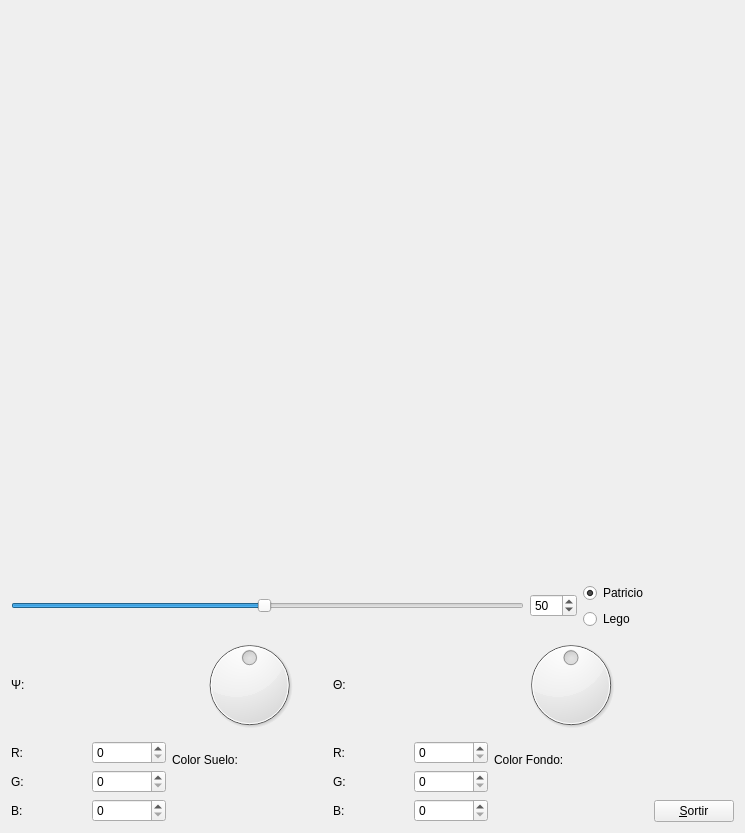
<?xml version="1.0" encoding="UTF-8"?>
<ui version="4.0">
 <class>MyForm</class>
 <widget class="QWidget" name="MyForm">
  <property name="geometry">
   <rect>
    <x>0</x>
    <y>0</y>
    <width>745</width>
    <height>833</height>
   </rect>
  </property>
  <property name="windowTitle">
   <string>IDI-Lab</string>
  </property>
  <layout class="QGridLayout" name="gridLayout">
   <item row="0" column="0">
    <layout class="QHBoxLayout" name="horizontalLayout_17">
     <item>
      <layout class="QVBoxLayout" name="verticalLayout_9">
       <item>
        <layout class="QVBoxLayout" name="verticalLayout_4">
         <item>
          <widget class="MyGLWidget" name="widget" native="true">
           <property name="sizePolicy">
            <sizepolicy hsizetype="Expanding" vsizetype="Expanding">
             <horstretch>0</horstretch>
             <verstretch>0</verstretch>
            </sizepolicy>
           </property>
           <property name="minimumSize">
            <size>
             <width>50</width>
             <height>50</height>
            </size>
           </property>
          </widget>
         </item>
         <item>
          <layout class="QVBoxLayout" name="verticalLayout_2">
           <item>
            <layout class="QHBoxLayout" name="horizontalLayout_4">
             <item>
              <layout class="QHBoxLayout" name="horizontalLayout_3">
               <item>
                <widget class="QSlider" name="horizontalSlider">
                 <property name="minimum">
                  <number>1</number>
                 </property>
                 <property name="maximum">
                  <number>100</number>
                 </property>
                 <property name="value">
                  <number>50</number>
                 </property>
                 <property name="orientation">
                  <enum>Qt::Horizontal</enum>
                 </property>
                </widget>
               </item>
               <item>
                <widget class="QSpinBox" name="spinBox">
                 <property name="minimum">
                  <number>1</number>
                 </property>
                 <property name="maximum">
                  <number>100</number>
                 </property>
                 <property name="singleStep">
                  <number>5</number>
                 </property>
                 <property name="value">
                  <number>50</number>
                 </property>
                </widget>
               </item>
              </layout>
             </item>
             <item>
              <layout class="QVBoxLayout" name="verticalLayout">
               <item>
                <widget class="QRadioButton" name="radioButton">
                 <property name="text">
                  <string>Patricio</string>
                 </property>
                 <property name="checked">
                  <bool>true</bool>
                 </property>
                 <attribute name="buttonGroup">
                  <string notr="true">buttonGroup</string>
                 </attribute>
                </widget>
               </item>
               <item>
                <widget class="QRadioButton" name="radioButton_2">
                 <property name="text">
                  <string>Lego</string>
                 </property>
                 <attribute name="buttonGroup">
                  <string notr="true">buttonGroup</string>
                 </attribute>
                </widget>
               </item>
              </layout>
             </item>
            </layout>
           </item>
           <item>
            <layout class="QHBoxLayout" name="horizontalLayout_5">
             <item>
              <layout class="QHBoxLayout" name="horizontalLayout_2">
               <item>
                <widget class="QLabel" name="label">
                 <property name="text">
                  <string>Ψ:</string>
                 </property>
                </widget>
               </item>
               <item>
                <widget class="QDial" name="dial">
                 <property name="minimum">
                  <number>-50</number>
                 </property>
                 <property name="maximum">
                  <number>50</number>
                 </property>
                 <property name="value">
                  <number>0</number>
                 </property>
                </widget>
               </item>
              </layout>
             </item>
             <item>
              <layout class="QHBoxLayout" name="horizontalLayout">
               <item>
                <widget class="QLabel" name="label_2">
                 <property name="text">
                  <string>Θ:</string>
                 </property>
                </widget>
               </item>
               <item>
                <widget class="QDial" name="dial_2">
                 <property name="minimum">
                  <number>-50</number>
                 </property>
                 <property name="maximum">
                  <number>50</number>
                 </property>
                 <property name="value">
                  <number>0</number>
                 </property>
                </widget>
               </item>
              </layout>
             </item>
            </layout>
           </item>
          </layout>
         </item>
        </layout>
       </item>
       <item>
        <layout class="QHBoxLayout" name="horizontalLayout_16">
         <item>
          <layout class="QHBoxLayout" name="horizontalLayout_9">
           <item>
            <layout class="QVBoxLayout" name="verticalLayout_6">
             <item>
              <layout class="QHBoxLayout" name="horizontalLayout_6">
               <item>
                <widget class="QLabel" name="label_3">
                 <property name="text">
                  <string>R:</string>
                 </property>
                </widget>
               </item>
               <item>
                <widget class="QSpinBox" name="spinBox_3">
                 <property name="maximum">
                  <number>255</number>
                 </property>
                 <property name="singleStep">
                  <number>10</number>
                 </property>
                </widget>
               </item>
              </layout>
             </item>
             <item>
              <layout class="QHBoxLayout" name="horizontalLayout_7">
               <item>
                <widget class="QLabel" name="label_4">
                 <property name="text">
                  <string>G:</string>
                 </property>
                </widget>
               </item>
               <item>
                <widget class="QSpinBox" name="spinBox_4">
                 <property name="maximum">
                  <number>255</number>
                 </property>
                 <property name="singleStep">
                  <number>10</number>
                 </property>
                </widget>
               </item>
              </layout>
             </item>
             <item>
              <layout class="QHBoxLayout" name="horizontalLayout_8">
               <item>
                <widget class="QLabel" name="label_5">
                 <property name="text">
                  <string>B:</string>
                 </property>
                </widget>
               </item>
               <item>
                <widget class="QSpinBox" name="spinBox_2">
                 <property name="maximum">
                  <number>255</number>
                 </property>
                 <property name="singleStep">
                  <number>10</number>
                 </property>
                </widget>
               </item>
              </layout>
             </item>
            </layout>
           </item>
           <item>
            <layout class="QVBoxLayout" name="verticalLayout_5">
             <item>
              <widget class="QLabel" name="label_6">
               <property name="text">
                <string>Color Suelo:</string>
               </property>
              </widget>
             </item>
             <item>
              <widget class="MyLabel" name="label_7">
               <property name="text">
                <string/>
               </property>
              </widget>
             </item>
            </layout>
           </item>
          </layout>
         </item>
         <item>
          <layout class="QHBoxLayout" name="horizontalLayout_12">
           <item>
            <layout class="QVBoxLayout" name="verticalLayout_7">
             <item>
              <layout class="QHBoxLayout" name="horizontalLayout_13">
               <item>
                <widget class="QLabel" name="label_13">
                 <property name="text">
                  <string>R:</string>
                 </property>
                </widget>
               </item>
               <item>
                <widget class="QSpinBox" name="spinBox_8">
                 <property name="maximum">
                  <number>255</number>
                 </property>
                 <property name="singleStep">
                  <number>10</number>
                 </property>
                </widget>
               </item>
              </layout>
             </item>
             <item>
              <layout class="QHBoxLayout" name="horizontalLayout_14">
               <item>
                <widget class="QLabel" name="label_14">
                 <property name="text">
                  <string>G:</string>
                 </property>
                </widget>
               </item>
               <item>
                <widget class="QSpinBox" name="spinBox_9">
                 <property name="maximum">
                  <number>255</number>
                 </property>
                 <property name="singleStep">
                  <number>10</number>
                 </property>
                </widget>
               </item>
              </layout>
             </item>
             <item>
              <layout class="QHBoxLayout" name="horizontalLayout_15">
               <item>
                <widget class="QLabel" name="label_15">
                 <property name="text">
                  <string>B:</string>
                 </property>
                </widget>
               </item>
               <item>
                <widget class="QSpinBox" name="spinBox_10">
                 <property name="maximum">
                  <number>255</number>
                 </property>
                 <property name="singleStep">
                  <number>10</number>
                 </property>
                </widget>
               </item>
              </layout>
             </item>
            </layout>
           </item>
           <item>
            <layout class="QVBoxLayout" name="verticalLayout_8">
             <item>
              <widget class="QLabel" name="label_16">
               <property name="text">
                <string>Color Fondo:</string>
               </property>
              </widget>
             </item>
             <item>
              <widget class="MyLabel" name="label_17">
               <property name="text">
                <string/>
               </property>
              </widget>
             </item>
            </layout>
           </item>
          </layout>
         </item>
        </layout>
       </item>
      </layout>
     </item>
     <item>
      <layout class="QVBoxLayout" name="verticalLayout_3">
       <item>
        <spacer name="verticalSpacer">
         <property name="orientation">
          <enum>Qt::Vertical</enum>
         </property>
         <property name="sizeHint" stdset="0">
          <size>
           <width>20</width>
           <height>40</height>
          </size>
         </property>
        </spacer>
       </item>
       <item>
        <widget class="QPushButton" name="pushButton">
         <property name="sizePolicy">
          <sizepolicy hsizetype="Fixed" vsizetype="Fixed">
           <horstretch>0</horstretch>
           <verstretch>0</verstretch>
          </sizepolicy>
         </property>
         <property name="text">
          <string>&amp;Sortir</string>
         </property>
        </widget>
       </item>
      </layout>
     </item>
    </layout>
   </item>
  </layout>
 </widget>
 <customwidgets>
  <customwidget>
   <class>MyGLWidget</class>
   <extends>QWidget</extends>
   <header>MyGLWidget.h</header>
   <container>1</container>
   <slots>
    <signal>zoomChanged(int)</signal>
    <signal>psiChanged(int)</signal>
    <signal>thetaChanged(int)</signal>
    <signal>setLabelFloorColor(int,int,int)</signal>
    <signal>setLabelBGColor(int,int,int)</signal>
    <slot>changeZoom(int)</slot>
    <slot>canviaModel(bool)</slot>
    <slot>changePsi(int)</slot>
    <slot>changeTheta(int)</slot>
    <slot>setFloorColor(int,int,int)</slot>
    <slot>setBGColor(int,int,int)</slot>
   </slots>
  </customwidget>
  <customwidget>
   <class>MyLabel</class>
   <extends>QLabel</extends>
   <header>MyLabel.h</header>
   <slots>
    <signal>sendFloorColor(int,int,int)</signal>
    <signal>sendRed(int)</signal>
    <signal>sendGreen(int)</signal>
    <signal>sendBlue(int)</signal>
    <signal>sendBGColor(int,int,int)</signal>
    <slot>changeRed(int)</slot>
    <slot>changeGreen(int)</slot>
    <slot>changeBlue(int)</slot>
    <slot>setColor(int,int,int)</slot>
   </slots>
  </customwidget>
 </customwidgets>
 <resources/>
 <connections>
  <connection>
   <sender>dial</sender>
   <signal>sliderMoved(int)</signal>
   <receiver>widget</receiver>
   <slot>changePsi(int)</slot>
   <hints>
    <hint type="sourcelabel">
     <x>232</x>
     <y>644</y>
    </hint>
    <hint type="destinationlabel">
     <x>50</x>
     <y>61</y>
    </hint>
   </hints>
  </connection>
  <connection>
   <sender>radioButton</sender>
   <signal>toggled(bool)</signal>
   <receiver>widget</receiver>
   <slot>canviaModel(bool)</slot>
   <hints>
    <hint type="sourcelabel">
     <x>641</x>
     <y>562</y>
    </hint>
    <hint type="destinationlabel">
     <x>268</x>
     <y>61</y>
    </hint>
   </hints>
  </connection>
  <connection>
   <sender>horizontalSlider</sender>
   <signal>valueChanged(int)</signal>
   <receiver>spinBox</receiver>
   <slot>setValue(int)</slot>
   <hints>
    <hint type="sourcelabel">
     <x>98</x>
     <y>572</y>
    </hint>
    <hint type="destinationlabel">
     <x>557</x>
     <y>579</y>
    </hint>
   </hints>
  </connection>
  <connection>
   <sender>pushButton</sender>
   <signal>clicked()</signal>
   <receiver>MyForm</receiver>
   <slot>close()</slot>
   <hints>
    <hint type="sourcelabel">
     <x>733</x>
     <y>821</y>
    </hint>
    <hint type="destinationlabel">
     <x>744</x>
     <y>529</y>
    </hint>
   </hints>
  </connection>
  <connection>
   <sender>spinBox</sender>
   <signal>valueChanged(int)</signal>
   <receiver>horizontalSlider</receiver>
   <slot>setValue(int)</slot>
   <hints>
    <hint type="sourcelabel">
     <x>557</x>
     <y>579</y>
    </hint>
    <hint type="destinationlabel">
     <x>98</x>
     <y>572</y>
    </hint>
   </hints>
  </connection>
  <connection>
   <sender>widget</sender>
   <signal>psiChanged(int)</signal>
   <receiver>dial</receiver>
   <slot>setValue(int)</slot>
   <hints>
    <hint type="sourcelabel">
     <x>186</x>
     <y>61</y>
    </hint>
    <hint type="destinationlabel">
     <x>254</x>
     <y>651</y>
    </hint>
   </hints>
  </connection>
  <connection>
   <sender>dial_2</sender>
   <signal>sliderMoved(int)</signal>
   <receiver>widget</receiver>
   <slot>changeTheta(int)</slot>
   <hints>
    <hint type="sourcelabel">
     <x>545</x>
     <y>624</y>
    </hint>
    <hint type="destinationlabel">
     <x>259</x>
     <y>44</y>
    </hint>
   </hints>
  </connection>
  <connection>
   <sender>widget</sender>
   <signal>thetaChanged(int)</signal>
   <receiver>dial_2</receiver>
   <slot>setValue(int)</slot>
   <hints>
    <hint type="sourcelabel">
     <x>223</x>
     <y>61</y>
    </hint>
    <hint type="destinationlabel">
     <x>520</x>
     <y>638</y>
    </hint>
   </hints>
  </connection>
  <connection>
   <sender>horizontalSlider</sender>
   <signal>valueChanged(int)</signal>
   <receiver>widget</receiver>
   <slot>changeZoom(int)</slot>
   <hints>
    <hint type="sourcelabel">
     <x>43</x>
     <y>572</y>
    </hint>
    <hint type="destinationlabel">
     <x>97</x>
     <y>61</y>
    </hint>
   </hints>
  </connection>
  <connection>
   <sender>widget</sender>
   <signal>zoomChanged(int)</signal>
   <receiver>horizontalSlider</receiver>
   <slot>setValue(int)</slot>
   <hints>
    <hint type="sourcelabel">
     <x>173</x>
     <y>61</y>
    </hint>
    <hint type="destinationlabel">
     <x>55</x>
     <y>572</y>
    </hint>
   </hints>
  </connection>
  <connection>
   <sender>spinBox_3</sender>
   <signal>valueChanged(int)</signal>
   <receiver>label_7</receiver>
   <slot>changeRed(int)</slot>
   <hints>
    <hint type="sourcelabel">
     <x>143</x>
     <y>728</y>
    </hint>
    <hint type="destinationlabel">
     <x>194</x>
     <y>789</y>
    </hint>
   </hints>
  </connection>
  <connection>
   <sender>spinBox_4</sender>
   <signal>valueChanged(int)</signal>
   <receiver>label_7</receiver>
   <slot>changeGreen(int)</slot>
   <hints>
    <hint type="sourcelabel">
     <x>144</x>
     <y>772</y>
    </hint>
    <hint type="destinationlabel">
     <x>215</x>
     <y>786</y>
    </hint>
   </hints>
  </connection>
  <connection>
   <sender>spinBox_2</sender>
   <signal>valueChanged(int)</signal>
   <receiver>label_7</receiver>
   <slot>changeBlue(int)</slot>
   <hints>
    <hint type="sourcelabel">
     <x>144</x>
     <y>812</y>
    </hint>
    <hint type="destinationlabel">
     <x>206</x>
     <y>789</y>
    </hint>
   </hints>
  </connection>
  <connection>
   <sender>label_7</sender>
   <signal>sendFloorColor(int,int,int)</signal>
   <receiver>widget</receiver>
   <slot>setFloorColor(int,int,int)</slot>
   <hints>
    <hint type="sourcelabel">
     <x>253</x>
     <y>789</y>
    </hint>
    <hint type="destinationlabel">
     <x>268</x>
     <y>61</y>
    </hint>
   </hints>
  </connection>
  <connection>
   <sender>widget</sender>
   <signal>setLabelFloorColor(int,int,int)</signal>
   <receiver>label_7</receiver>
   <slot>setColor(int,int,int)</slot>
   <hints>
    <hint type="sourcelabel">
     <x>268</x>
     <y>61</y>
    </hint>
    <hint type="destinationlabel">
     <x>253</x>
     <y>789</y>
    </hint>
   </hints>
  </connection>
  <connection>
   <sender>label_7</sender>
   <signal>sendRed(int)</signal>
   <receiver>spinBox_3</receiver>
   <slot>setValue(int)</slot>
   <hints>
    <hint type="sourcelabel">
     <x>253</x>
     <y>776</y>
    </hint>
    <hint type="destinationlabel">
     <x>143</x>
     <y>723</y>
    </hint>
   </hints>
  </connection>
  <connection>
   <sender>label_7</sender>
   <signal>sendGreen(int)</signal>
   <receiver>spinBox_4</receiver>
   <slot>setValue(int)</slot>
   <hints>
    <hint type="sourcelabel">
     <x>253</x>
     <y>789</y>
    </hint>
    <hint type="destinationlabel">
     <x>144</x>
     <y>762</y>
    </hint>
   </hints>
  </connection>
  <connection>
   <sender>label_7</sender>
   <signal>sendBlue(int)</signal>
   <receiver>spinBox_2</receiver>
   <slot>setValue(int)</slot>
   <hints>
    <hint type="sourcelabel">
     <x>253</x>
     <y>789</y>
    </hint>
    <hint type="destinationlabel">
     <x>144</x>
     <y>810</y>
    </hint>
   </hints>
  </connection>
  <connection>
   <sender>spinBox_8</sender>
   <signal>valueChanged(int)</signal>
   <receiver>label_17</receiver>
   <slot>changeRed(int)</slot>
   <hints>
    <hint type="sourcelabel">
     <x>432</x>
     <y>740</y>
    </hint>
    <hint type="destinationlabel">
     <x>549</x>
     <y>794</y>
    </hint>
   </hints>
  </connection>
  <connection>
   <sender>spinBox_9</sender>
   <signal>valueChanged(int)</signal>
   <receiver>label_17</receiver>
   <slot>changeGreen(int)</slot>
   <hints>
    <hint type="sourcelabel">
     <x>432</x>
     <y>770</y>
    </hint>
    <hint type="destinationlabel">
     <x>545</x>
     <y>794</y>
    </hint>
   </hints>
  </connection>
  <connection>
   <sender>spinBox_10</sender>
   <signal>valueChanged(int)</signal>
   <receiver>label_17</receiver>
   <slot>changeBlue(int)</slot>
   <hints>
    <hint type="sourcelabel">
     <x>436</x>
     <y>796</y>
    </hint>
    <hint type="destinationlabel">
     <x>534</x>
     <y>803</y>
    </hint>
   </hints>
  </connection>
  <connection>
   <sender>label_17</sender>
   <signal>sendRed(int)</signal>
   <receiver>spinBox_8</receiver>
   <slot>setValue(int)</slot>
   <hints>
    <hint type="sourcelabel">
     <x>521</x>
     <y>771</y>
    </hint>
    <hint type="destinationlabel">
     <x>447</x>
     <y>726</y>
    </hint>
   </hints>
  </connection>
  <connection>
   <sender>label_17</sender>
   <signal>sendGreen(int)</signal>
   <receiver>spinBox_9</receiver>
   <slot>setValue(int)</slot>
   <hints>
    <hint type="sourcelabel">
     <x>527</x>
     <y>772</y>
    </hint>
    <hint type="destinationlabel">
     <x>452</x>
     <y>764</y>
    </hint>
   </hints>
  </connection>
  <connection>
   <sender>label_17</sender>
   <signal>sendBlue(int)</signal>
   <receiver>spinBox_10</receiver>
   <slot>setValue(int)</slot>
   <hints>
    <hint type="sourcelabel">
     <x>505</x>
     <y>810</y>
    </hint>
    <hint type="destinationlabel">
     <x>446</x>
     <y>811</y>
    </hint>
   </hints>
  </connection>
  <connection>
   <sender>label_17</sender>
   <signal>sendBGColor(int,int,int)</signal>
   <receiver>widget</receiver>
   <slot>setBGColor(int,int,int)</slot>
   <hints>
    <hint type="sourcelabel">
     <x>578</x>
     <y>775</y>
    </hint>
    <hint type="destinationlabel">
     <x>236</x>
     <y>47</y>
    </hint>
   </hints>
  </connection>
  <connection>
   <sender>widget</sender>
   <signal>setLabelFloorColor(int,int,int)</signal>
   <receiver>label_7</receiver>
   <slot>setColor(int,int,int)</slot>
   <hints>
    <hint type="sourcelabel">
     <x>210</x>
     <y>49</y>
    </hint>
    <hint type="destinationlabel">
     <x>217</x>
     <y>778</y>
    </hint>
   </hints>
  </connection>
  <connection>
   <sender>widget</sender>
   <signal>setLabelBGColor(int,int,int)</signal>
   <receiver>label_17</receiver>
   <slot>setColor(int,int,int)</slot>
   <hints>
    <hint type="sourcelabel">
     <x>500</x>
     <y>474</y>
    </hint>
    <hint type="destinationlabel">
     <x>611</x>
     <y>810</y>
    </hint>
   </hints>
  </connection>
 </connections>
 <buttongroups>
  <buttongroup name="buttonGroup"/>
 </buttongroups>
</ui>
